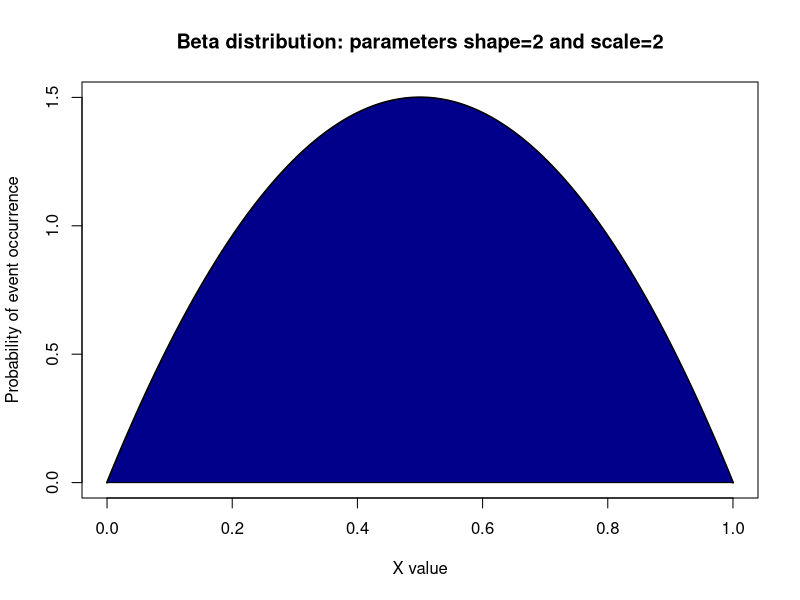
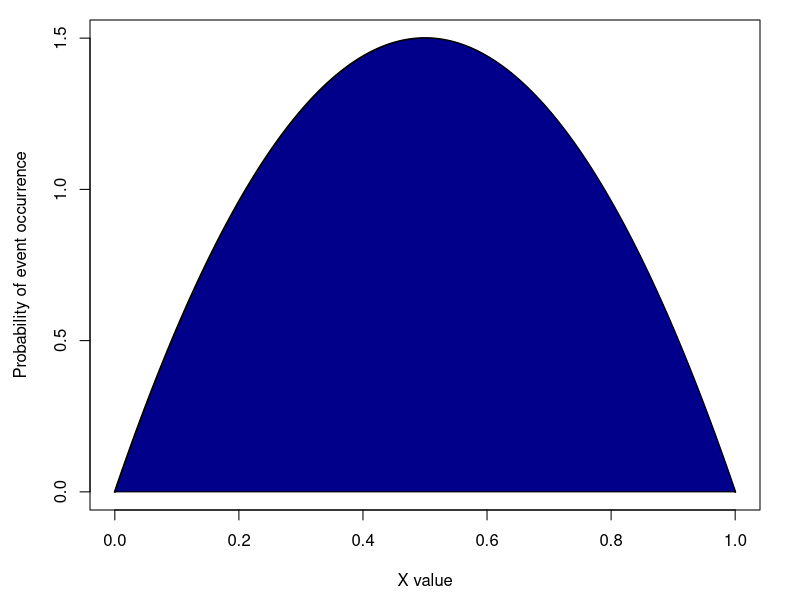

Source code (R) for these figures, in order:
# Draw the beta  distribution.


x <- seq(0, 1, 0.001)
#a <- 0.5
a <- 2
s <- 2

maxprob<- 1.5

# graphics margins:
margins<-c(4.5,4.5,1,2)

png(filename="betadistribution.png", width=5, height=5, units="in", pointsize=10, bg="white", res=300, type="quartz")

plot(x, dbeta(x, shape1 = a, shape2 = s, log=FALSE), type = "l", ylim = c(0,maxprob), lwd = 2, xlab="X value", ylab="Probability of event occurrence")

i<- seq(0,1,0.01)
# polygon(c(i),dbeta(i, shape = a, scale = s), density=5, angle=45)
polygon(c(i),dbeta(i, shape1 = a, shape2 = s), col="darkblue")


text(6, 1.4, expression(f(x) == frac(1, s^a * Beta(a)) * x^(a - 1) * exp(-frac(x, s))))
text(6, 1.2, expression(paste(a > 0, ": shape parameter")))
text(6, 1.1, expression(paste(s > 0, ": scale parameter")))
title("Beta distribution: parameters shape=2 and scale=2",cex = 0.6)

dev.off()



png(filename="betadistribution_simple.png", width=5, height=5, units="in", pointsize=10, bg="white", res=300, type="quartz")

par(mar=margins)

plot(x, dbeta(x, shape1 = a, shape2 = s, log=FALSE), type = "l", ylim = c(0,maxprob), lwd = 2, xlab="X value", ylab="Probability of event occurrence")

i<- seq(0,1,0.01)
# polygon(c(i),dbeta(i, shape1 = a, shapes2 = s), density=5, angle=45)
polygon(c(i),dbeta(i, shape1 = a, shape2 = s), col="darkblue")


#text(6, 1.4, expression(f(x) == frac(1, s^a * Beta(a)) * x^(a - 1) * exp(-frac(x, s))))
#text(6, 1.2, expression(paste(a > 0, ": shape parameter")))
#text(6, 1.1, expression(paste(s > 0, ": scale parameter")))
#title("Beta distribution: parameters shape=2 and scale=2",cex = 0.6)

dev.off()
